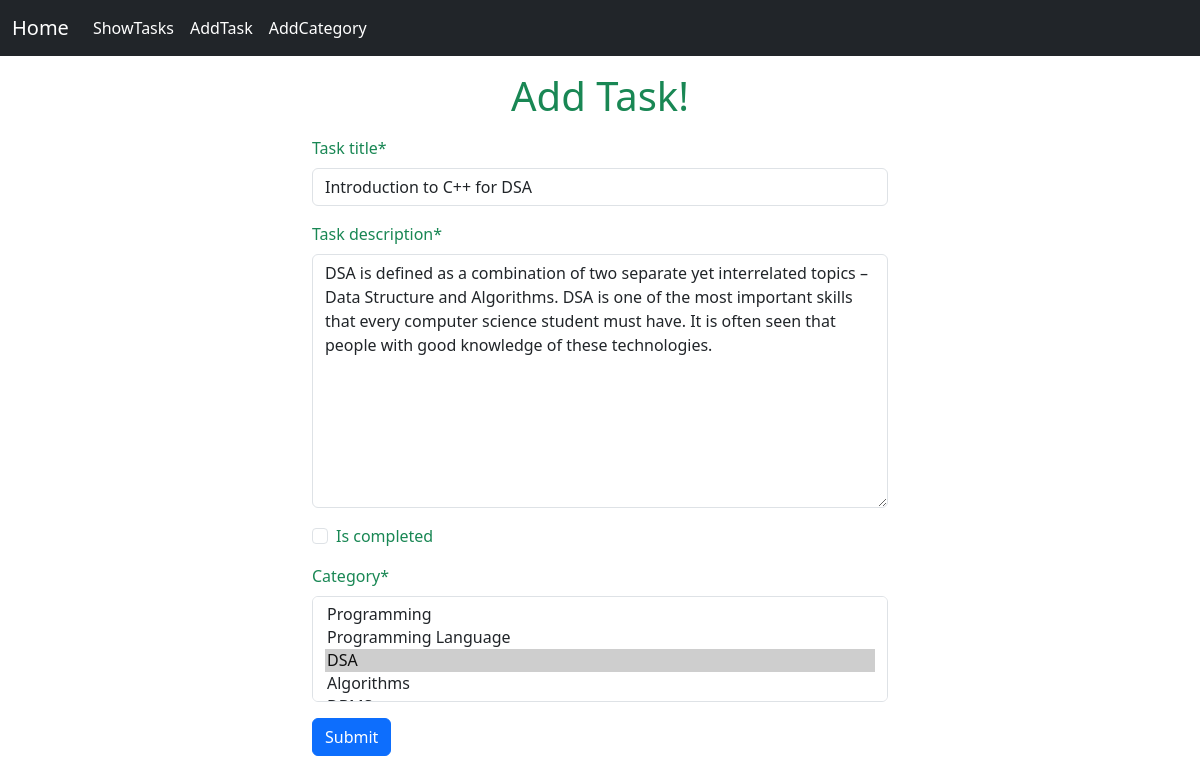
The app's page /task/edit/4 with its own data.
### Task/models.py (models this page shows, shortened)
class TaskModel(models.Model):
    task_title=models.CharField(max_length=100)
    task_description=models.TextField()
    is_completed=models.BooleanField()
    assign_date=models.DateTimeField(auto_now_add=True)
    category=models.ManyToManyField(CategoryModel)

### Task/views.py (the view)
# urls.py: path('edit/<int:id>', views.edit_task, name='edit_task'),
def edit_task(request,id):
    task=models.TaskModel.objects.get(pk=id)
    task_form=forms.TaskForm(instance=task)
    if request.method=='POST':
        task_form=forms.TaskForm(request.POST, instance=task)
        if task_form.is_valid():
            task_form.save()
            return redirect('show_task')
    return render(request, 'add_tasks.html', {'form': task_form})

### Task/forms.py
class TaskForm(forms.ModelForm):
    class Meta:
        model=TaskModel
        fields='__all__'

### Category/models.py (called while the page is built)
    def __str__(self):
        return self.category_name

### Task/templates/add_tasks.html (shortened to what this page needs)
{% extends "base.html" %}
{% load crispy_forms_tags %}
{% block content %}
<div class="container text-success mt-3" style="width: 50%; margin: auto">
    <h1 class="text-center mb-3">Add Task!</h1>
    <form method="POST">
        {{form | crispy}}
        <button type="submit" class="btn btn-primary">Submit</button>
    </form>
</div>
{% endblock content %}

### records on screen
TaskModel: task_title "Introduction to C++ for DSA", task_description "DSA is defined as a combination of two separate yet interrelated topics – Data Structure and Algorithms. DSA is one of the most important skills that every computer science student must have. It is often seen that people with good knowledge of these technologies."
